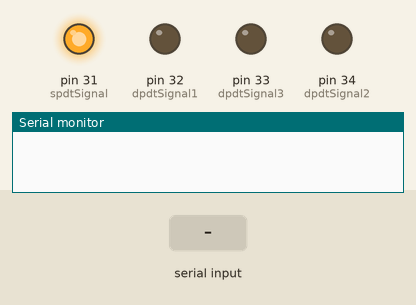
This sketch was run on a simulated Arduino Mega 2560, built with avr-gcc and run on an emulated ATmega2560. On the bench: output pins drawn as LEDs (lit = HIGH), the last lines printed to the serial monitor. The inputs (shaded band) are chosen by the test bench.

Above: at 1.2 s.
1.3 s: "5\n" received over Serial
At 4.0 s:
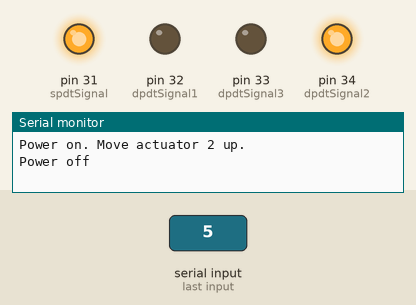
4.3 s: "3\n" received over Serial
At 5.6 s:
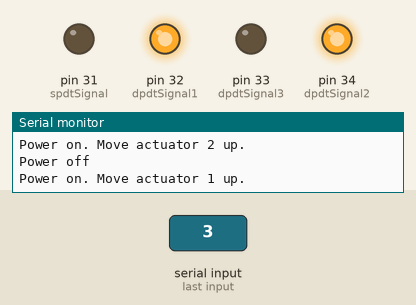
6.3 s: "1\n" received over Serial
At 9.0 s:
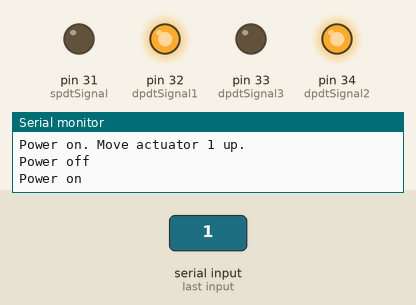
9.3 s: "2\n" received over Serial
At 10.2 s:
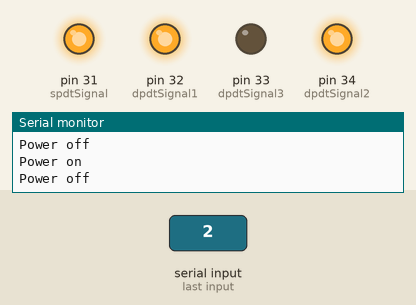
Timing chart, 0 to 11.8 s (numbered marks = the images above; inputs shaded):
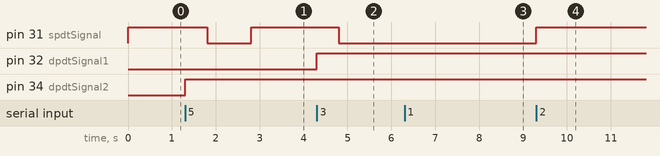

The sketch:

linear_actuator_script.ino
```cpp
int spdtSignal = 31; //power supply
int dpdtSignal1 = 32; //linear actuator 1
int dpdtSignal2 = 34; //linear actuator 2
int dpdtSignal3 = 33; //linear actuator 3

void setup() {
  // Set pins as an output pin
  pinMode(spdtSignal, OUTPUT);
  pinMode(dpdtSignal1, OUTPUT);
  pinMode(dpdtSignal2, OUTPUT);
  pinMode(dpdtSignal3, OUTPUT);

  Serial.begin(9600);
  while(!Serial);
  digitalWrite(spdtSignal, HIGH); //turn off power

}

void loop() {
  if (Serial.available() > 0) {
    int incomingByte = Serial.parseInt();

    if (incomingByte == 1) { //send "1" to turn on spdt relay
      digitalWrite(spdtSignal, LOW);
      Serial.println("Power on");
    }
    else if (incomingByte == 2) { //send "2" to turn off spdt relay
      digitalWrite(spdtSignal, HIGH);
      Serial.println("Power off");
    }

    //send "3" to move actuator 1 up for 1 sec
    else if (incomingByte == 3) {
      digitalWrite(dpdtSignal1, HIGH); //set actuator 1 to upward position
      delay(500); //delay time for relay to switch position
      digitalWrite(spdtSignal, LOW); //turn on spdt relay
      Serial.println("Power on. Move actuator 1 up.");
      delay(3000);
      digitalWrite(spdtSignal, HIGH); //turn off spdt relay
      Serial.println("Power off");
    }

    //send "4" to move actuator 1 down for 1 sec
    else if (incomingByte == 4) {
      digitalWrite(dpdtSignal1, LOW); //set actuator 1 to downward position
      delay(500);
      digitalWrite(spdtSignal, LOW); //turn on spdt relay
      Serial.println("Power on. Move actuator 1 down.");
      delay(3000);
      digitalWrite(spdtSignal, HIGH); //turn off spdt relay
      Serial.println("Power off");
    }

    //send "5" to move actuator 2 up for 1 sec
    else if (incomingByte == 5) {
      digitalWrite(dpdtSignal2, HIGH); //set actuator 2 to upward position
      delay(500);
      digitalWrite(spdtSignal, LOW); //turn on spdt relay
      Serial.println("Power on. Move actuator 2 up.");
      delay(1000);
      digitalWrite(spdtSignal, HIGH); //turn off spdt relay
      Serial.println("Power off");
    }

    //send "6" to move actuator 2 down for 1 sec
    else if (incomingByte == 6) {
      digitalWrite(dpdtSignal2, LOW); //set actuator 2 to downward position
      delay(500);
      digitalWrite(spdtSignal, LOW); //turn on spdt relay
      Serial.println("Power on. Move actuator 2 down.");
      delay(1000);
      digitalWrite(spdtSignal, HIGH); //turn off spdt relay
      Serial.println("Power off");
    }

    //send "7" to move actuator 3 up for 1 sec
    else if (incomingByte == 7) {
      digitalWrite(dpdtSignal3, HIGH); //set actuator 3 to upward position
      delay(500);
      digitalWrite(spdtSignal, LOW); //turn on spdt relay
      Serial.println("Power on. Move actuator 3 up.");
      delay(1000);
      digitalWrite(spdtSignal, HIGH); //turn off spdt relay
      Serial.println("Power off");
    }

    //send "8" to move actuator 3 down for 1 sec
    else if (incomingByte == 8) {
      digitalWrite(dpdtSignal3, LOW); //set actuator 3 to downward position
      delay(500);
      digitalWrite(spdtSignal, LOW); //turn on spdt relay
      Serial.println("Power on. Move actuator 3 down");
      delay(1000);
      digitalWrite(spdtSignal, HIGH); //turn off spdt relay
      Serial.println("Power off");
    }

    //send "9" to move platform up completely
    else if (incomingByte == 9) { //all actuators up
      digitalWrite(dpdtSignal3, HIGH);
      digitalWrite(dpdtSignal2, HIGH);
      digitalWrite(dpdtSignal1, HIGH);
      digitalWrite(spdtSignal, LOW); //turn on spdt relay
      delay(2000);
      Serial.println("Power on");
      digitalWrite(spdtSignal, HIGH); //turn off spdt relay
      Serial.println("Power off");
    }

    //send "10" to move platform down completely
    else if (incomingByte == 10) { //all actuators down
      digitalWrite(dpdtSignal3, LOW);
      digitalWrite(dpdtSignal2, LOW);
      digitalWrite(dpdtSignal1, LOW);
      digitalWrite(spdtSignal, LOW); //turn on spdt relay
      Serial.println("Power on");
      delay(3000);
      digitalWrite(spdtSignal, HIGH); //turn off spdt relay
      Serial.println("Power off");
    }
  }
}
```

Measured:
- after the input at 1.3 s, pin 31 (spdtSignal): HIGH → LOW after 0.50 s, → HIGH 1.0 s later; pin 34 (dpdtSignal2): LOW → HIGH at once
- after the input at 4.3 s, pin 31 (spdtSignal): HIGH → LOW after 0.50 s; pin 32 (dpdtSignal1): LOW → HIGH at once
- after the input at 6.3 s, pin 31 (spdtSignal): stays LOW (without the input it goes to HIGH after 1.5 s)
- after the input at 9.3 s, pin 31 (spdtSignal): LOW → HIGH at once
